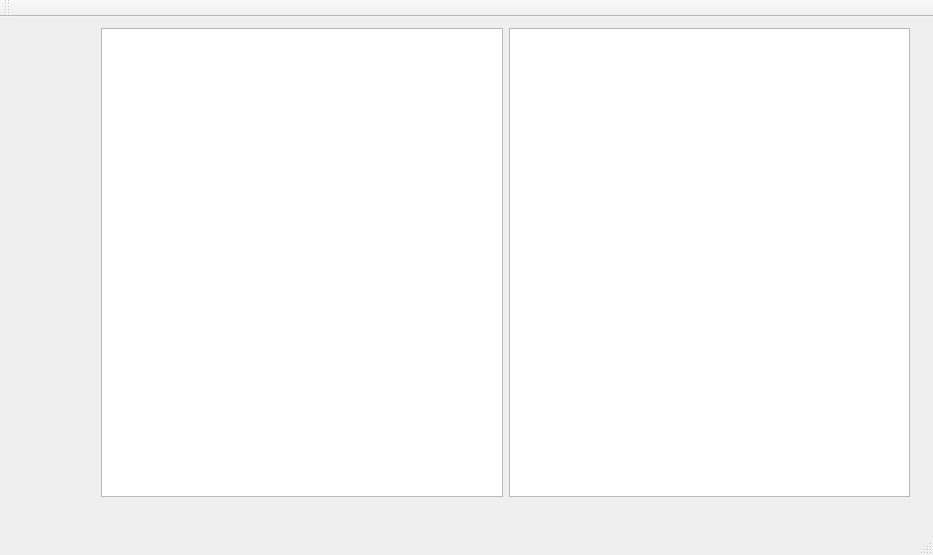
<?xml version="1.0" encoding="UTF-8"?>
<ui version="4.0">
 <class>MainWindow</class>
 <widget class="QMainWindow" name="MainWindow">
  <property name="geometry">
   <rect>
    <x>0</x>
    <y>0</y>
    <width>933</width>
    <height>555</height>
   </rect>
  </property>
  <property name="windowTitle">
   <string>MainWindow</string>
  </property>
  <widget class="QWidget" name="centralWidget">
   <widget class="QWidget" name="horizontalLayoutWidget">
    <property name="geometry">
     <rect>
      <x>90</x>
      <y>0</y>
      <width>831</width>
      <height>491</height>
     </rect>
    </property>
    <layout class="QHBoxLayout" name="horizontalLayout">
     <item>
      <widget class="QGraphicsView" name="graphicsView"/>
     </item>
     <item>
      <widget class="QListView" name="listView"/>
     </item>
    </layout>
   </widget>
  </widget>
  <widget class="QMenuBar" name="menuBar">
   <property name="geometry">
    <rect>
     <x>0</x>
     <y>0</y>
     <width>933</width>
     <height>25</height>
    </rect>
   </property>
  </widget>
  <widget class="QToolBar" name="mainToolBar">
   <attribute name="toolBarArea">
    <enum>TopToolBarArea</enum>
   </attribute>
   <attribute name="toolBarBreak">
    <bool>false</bool>
   </attribute>
  </widget>
  <widget class="QStatusBar" name="statusBar"/>
 </widget>
 <layoutdefault spacing="6" margin="11"/>
 <resources/>
 <connections/>
</ui>
